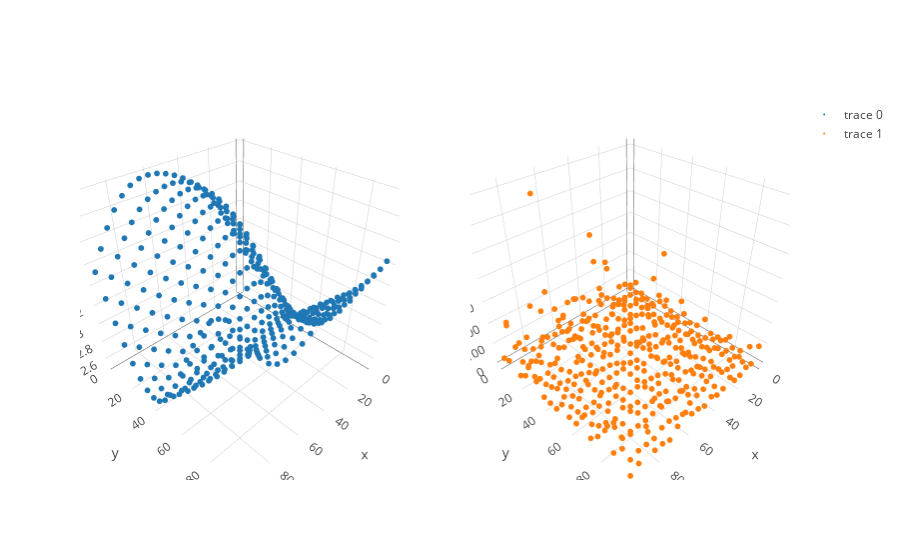

Notebook code cell kept with this figure:
### Code cell
X = sim.sim_X_equispaced(D = 2, N_dim = 20, lower=0, upper=100)
f = sim.sim_f(X, k=GPy.kern.RBF(2, variance=1.0, lengthscale=40.), mu = 4.)
y = sim.poisson_draw(f, 1.0) 

trace_func = go.Scatter3d(x = X[:,0], y = X[:,1], z=f, mode = 'markers', marker=dict(size = 2,))
trace_draws = go.Scatter3d(x = X[:,0], y = X[:,1], z=y, mode = 'markers', marker=dict(size = 2,))
fig = tools.make_subplots(rows=1, cols=2, specs=[[{'is_3d': True}, {'is_3d': True}]])
fig.append_trace(trace_func, 1, 1)
fig.append_trace(trace_draws, 1, 2)
iplot(fig)

### Figure 1 — Plotly figure (JSON) as saved in the notebook; plotly's stock layout.template omitted (floating-point values rounded to 4 significant figures; data arrays with more than 128 entries replaced by an {"elided": "..."} marker saying what was removed)
{"data": [{"marker": {"size": 2}, "mode": "markers", "scene": "scene1", "type": "scatter3d", "x": {"elided": "400 int values"}, "y": {"elided": "400 int values"}, "z": {"elided": "400 float values"}}, {"marker": {"size": 2}, "mode": "markers", "scene": "scene2", "type": "scatter3d", "x": {"elided": "400 int values"}, "y": {"elided": "400 int values"}, "z": {"elided": "400 int values"}}], "layout": {"scene1": {"domain": {"x": [0, 0.45], "y": [0, 1]}}, "scene2": {"domain": {"x": [0.55, 1], "y": [0, 1]}}}}
